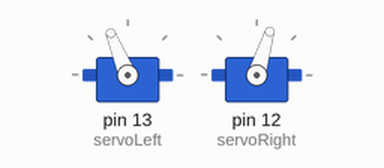
A sketch run on a simulated Arduino Uno, built with avr-gcc and run on an emulated ATmega328P. Parts: 2 × servo.

Above: at 0.1 s.
At 17.8 s:
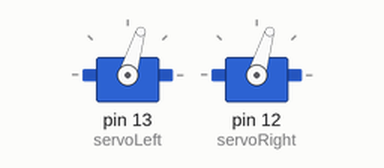
At 27.6 s:
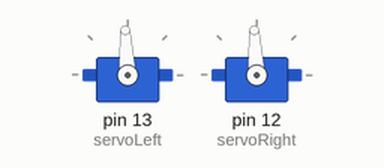
Timing chart, 0 to 29.1 s (numbered marks = the images above):
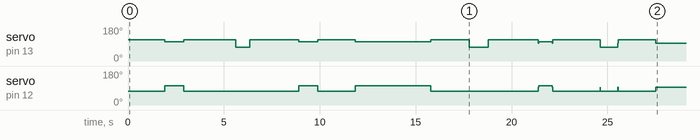

The sketch:

Robot_M.ino
```cpp
#include <Servo.h>
Servo servoRight;
Servo servoLeft;

void setup()
{
  servoLeft.attach(13);
  servoRight.attach(12);

}

void loop()
{
  for (int i = 1; i <= 95; i++) {
    servoLeft.writeMicroseconds(1700);
    servoRight.writeMicroseconds(1300);
    delay(20);

  }


  for (int i = 1; i < 50; i++) {
    servoLeft.writeMicroseconds(1600);
    servoRight.writeMicroseconds(1600);
    delay(20);
  }


  for (int i = 1; i <= 135; i++) {
    servoLeft.writeMicroseconds(1700);
    servoRight.writeMicroseconds(1300);
    delay(20);
  }

  for (int i = 1; i <= 37; i++) {
    servoLeft.writeMicroseconds(1300);
    servoRight.writeMicroseconds(1300);
    delay(20);
  }


  for (int i = 1; i <= 126; i++) {
    servoLeft.writeMicroseconds(1700);
    servoRight.writeMicroseconds(1300);
    delay(20);
  }

  for (int i = 1; i <= 50; i++) {
    servoLeft.writeMicroseconds(1600);
    servoRight.writeMicroseconds(1600);
    delay(20);
  }

  for (int i = 1; i <= 97; i++) {
    servoLeft.writeMicroseconds(1700);
    servoRight.writeMicroseconds(1300);
    delay(20);
  }


  //Go backwards

  for (int i = 1; i <= 195; i++) {
    servoLeft.writeMicroseconds(1600);
    servoRight.writeMicroseconds(1600);
    delay(20);
  }


  for (int i = 1; i <= 100; i++) {
    servoLeft.writeMicroseconds(1700);
    servoRight.writeMicroseconds(1300);
    delay(20);
  }

  for (int i = 1; i < 50; i++) {
    servoLeft.writeMicroseconds(1300);
    servoRight.writeMicroseconds(1300);
    delay(20);
  }


  for (int i = 1; i <= 130; i++) {
    servoLeft.writeMicroseconds(1700);
    servoRight.writeMicroseconds(1300);
    delay(20);
  }
  servoLeft.writeMicroseconds(1500);
  servoRight.writeMicroseconds(1500);
  delay(20);
  for (int i = 1; i <= 35; i++) {
    servoLeft.writeMicroseconds(1600);
    servoRight.writeMicroseconds(1600);
    delay(20);
  }
  servoLeft.writeMicroseconds(1500);
  servoRight.writeMicroseconds(1500);
  delay(20);

  for (int i = 1; i <= 123; i++) {
    servoLeft.writeMicroseconds(1700);
    servoRight.writeMicroseconds(1300);
    delay(20);
  }
  servoLeft.writeMicroseconds(1500);
  servoRight.writeMicroseconds(1500);
  delay(20);
  for (int i = 1; i <= 45; i++) {
    servoLeft.writeMicroseconds(1300);
    servoRight.writeMicroseconds(1300);
    delay(20);
  }
  servoLeft.writeMicroseconds(1500);
  servoRight.writeMicroseconds(1500);
  delay(20);
  for (int i = 1; i <= 97; i++) {
    servoLeft.writeMicroseconds(1700);
    servoRight.writeMicroseconds(1300);
    delay(20);
  }
  servoLeft.writeMicroseconds(1500);
  servoRight.writeMicroseconds(1500);
  delay(20);


  servoLeft.detach();
  servoRight.detach();
}
```

Measured:
- by itself, servo on pin 12 (servoRight): 73° → 102° at 1.9 s, → 73° 0.99 s later, → 102° 6.0 s later, → 73° 1.0 s later, … (15 changes in this stretch)
- by itself, servo on pin 13 (servoLeft): 112° → 102° at 1.9 s, → 112° 0.99 s later, → 73° 2.7 s later, → 112° 0.74 s later, … (19 changes in this stretch)
